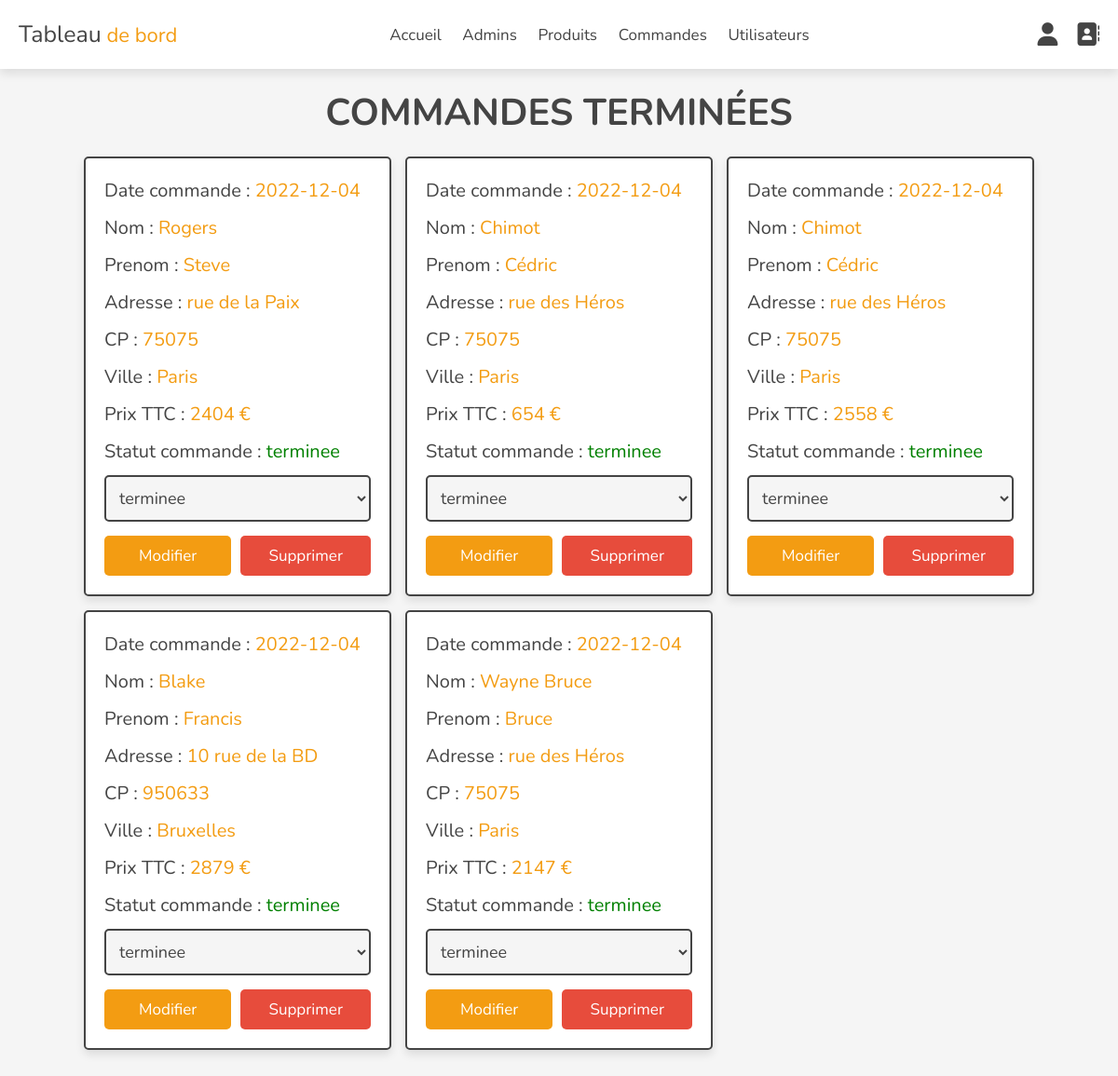
The app's page /admin/completed_orders.php (signed in) with its own data.
### tables this page shows
CREATE TABLE `orders` (
  `id` int(100) NOT NULL,
  `user_id` int(100) NOT NULL,
  `nom` varchar(20) NOT NULL,
  `prenom` varchar(50) NOT NULL,
  `telephone` varchar(10) NOT NULL,
  `adresse` varchar(50) NOT NULL,
  `cp` varchar(50) NOT NULL,
  `ville` varchar(50) NOT NULL,
  `total_produits` varchar(1000) NOT NULL,
  `prixTTC` int(100) NOT NULL,
  `date_commande` date NOT NULL DEFAULT current_timestamp(),
  `statut_commande` varchar(20) NOT NULL DEFAULT 'en attente'
);

### admin/completed_orders.php (the view, shortened to what this page needs)
<?php
include '../components/connect.php';
?>
<!DOCTYPE html>
<html lang="en">
<head>
   <link rel="stylesheet" href="https://cdnjs.cloudflare.com/ajax/libs/font-awesome/6.1.1/css/all.min.css">
   <link rel="stylesheet" href="assets/css/admin_style.css">
</head>
<body>
   <?php include '../components/admin_header.php'; ?>
   <section class="orders">
      <h1 class="heading">Commandes terminées</h1>
      <div class="box-container">
         <?php
         $select_orders = $conn->prepare("SELECT * FROM `orders` WHERE statut_commande = ?");
         $select_orders->execute((['terminee']));
         if ($select_orders->rowCount() > 0) {
            while ($fetch_orders = $select_orders->fetch(PDO::FETCH_ASSOC)) {
         ?>
               <div class="box">
                  <p> Date commande : <span><?= $fetch_orders['date_commande']; ?></span> </p>
                  <p> Nom : <span><?= $fetch_orders['nom']; ?></span> </p>
                  <p> Prenom : <span><?= $fetch_orders['prenom']; ?></span> </p>
                  <p> Adresse : <span><?= $fetch_orders['adresse']; ?></span> </p>
                  <p> CP : <span><?= $fetch_orders['cp']; ?></span> </p>
                  <p> Ville : <span><?= $fetch_orders['ville']; ?></span> </p>
                  <p> Prix TTC : <span><?= $fetch_orders['prixTTC']; ?> €</span> </p>
                  <p> Statut commande :
                     <span style="color:<?php if ($fetch_orders['statut_commande'] == 'en attente') {
                                             echo 'blue';
                                          } elseif ($fetch_orders['statut_commande'] == 'terminee') {
                                             echo 'green';
                                          } elseif ($fetch_orders['statut_commande'] == 'retard') {
                                             echo 'violet';
                                          } elseif ($fetch_orders['statut_commande'] == 'annulee') {
                                             echo 'red';
                                          }; ?>"><?= $fetch_orders['statut_commande']; ?>
                     </span>
                  </p>
                  <form action="" method="post">
                     <select name="statut_commande" class="select">
                        <option selected disabled><?= $fetch_orders['statut_commande']; ?></option>
                     </select>
                     <div class="flex-btn">
                        <input type="submit" value="Modifier" class="option-btn" name="update_statut">
                        <a href="placed_orders.php?delete=<?= $fetch_orders['id']; ?>" class="delete-btn" onclick="return confirm('Supprimer cette commande ?');">Supprimer</a>
                     </div>
                  </form>
               </div>
         <?php
            }
         } else {
            echo '<p class="empty">Aucune commandes !</p>';
         }
         ?>
      </div>
   </section>
</body>
</html>

### admin/assets/css/admin_style.css (style rules this page uses)
:root { --main-color:#2980b9; --orange:#f39c12; --red:#e74c3c; --black:#444; --white:#fff; --light-color:#777; --light-bg:#f5f5f5; --border:.2rem solid var(--black); --box-shadow:0 .5rem 1rem rgba(0,0,0,.1); }
* { font-family: 'Nunito', sans-serif; margin:0; padding:0; box-sizing: border-box; outline: none; border:none; text-decoration: none; }
html { font-size: 62.5%; overflow-x: hidden; }
body { background-color: var(--light-bg); padding-bottom: 10rem; }
section { padding:2rem; max-width: 1200px; margin:0 auto; }
.heading { font-size: 4rem; color:var(--black); margin-bottom: 2rem; text-align: center; text-transform: uppercase; }
.btn, .delete-btn, .option-btn { display: block; width: 100%; margin-top: 1rem; border-radius: .5rem; padding:1rem 3rem; font-size: 1.7rem; color:var(--white); cursor: pointer; text-align: center; }
.option-btn { background-color: var(--orange); }
.delete-btn { background-color: var(--red); }
.flex-btn { display: flex; gap:1rem; }
.orders .box-container { display: grid; grid-template-columns: repeat(auto-fit, 33rem); gap:1.5rem; align-items: flex-start; justify-content: center; }
.orders .box-container .box { padding:2rem; padding-top: 1rem; border-radius: .5rem; border:var(--border); background-color: var(--white); box-shadow: var(--box-shadow); }
.orders .box-container .box p { line-height: 1.5; font-size: 2rem; color:var(--black); margin:1rem 0; }
.orders .box-container .box p span { color:var(--orange); }
.orders .box-container .select { margin-bottom: .5rem; width: 100%; background-color: var(--light-bg); padding:1rem; font-size: 1.8rem; color:var(--black); border-radius: .5rem; border:var(--border); }

### records on screen
orders: date_commande "2022-12-04", nom "Rogers", prenom "Steve", adresse "rue de la Paix", cp "75075", ville "Paris", prixTTC "2404", statut_commande "terminee"
orders: date_commande "2022-12-04", nom "Chimot", prenom "Cédric", adresse "rue des Héros", cp "75075", ville "Paris", prixTTC "654", statut_commande "terminee"
orders: date_commande "2022-12-04", nom "Chimot", prenom "Cédric", adresse "rue des Héros", cp "75075", ville "Paris", prixTTC "2558", statut_commande "terminee"
orders: date_commande "2022-12-04", nom "Blake", prenom "Francis", adresse "10 rue de la BD", cp "950633", ville "Bruxelles", prixTTC "2879", statut_commande "terminee"
orders: date_commande "2022-12-04", nom "Wayne Bruce", prenom "Bruce", adresse "rue des Héros", cp "75075", ville "Paris", prixTTC "2147", statut_commande "terminee"
